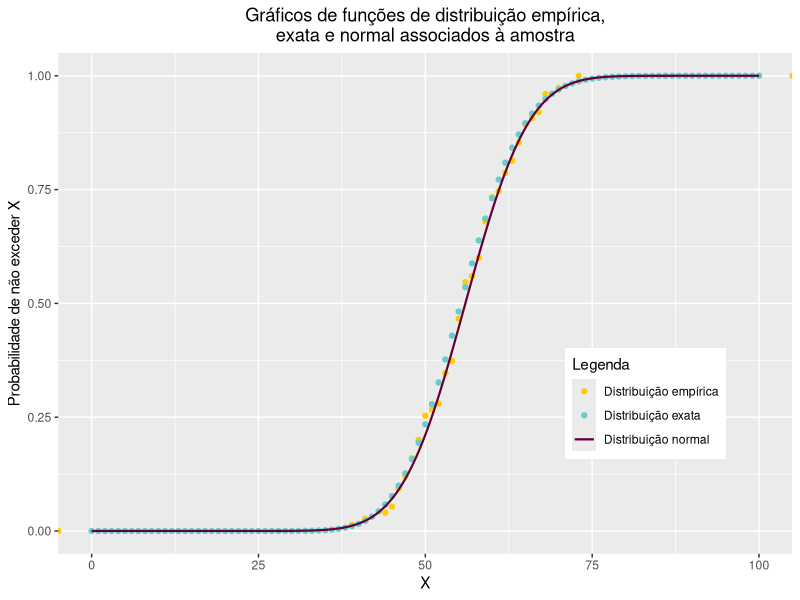

Recreate this plot in R.
## ---- chunk 1
#bilbiotecas
library(tidyverse)
library(openxlsx)
library(reshape)
## ---- chunk 2
set.seed(1211)#gerar a distribuição
x = data.frame(col1 = rpois(75, 56))
#criar a f.d. exata e a aproximada pela distribuição normal
poisson = data.frame(col1= 0:100, col2 = ppois(0:100,56))
normal = data.frame(col1= seq(0,100,by=0.1), col2 = (pnorm(seq(0,100,by=0.1), 56,
                                                           sqrt(56))))
#desenhar o grafico 
ggplot() + 
  stat_ecdf(data=x, aes(col1, color="Distribuição empírica"), geom="point") +
  #stat_ecdf(data=x, aes(col1, color="Distribuição empírica"), geom="line") +
  geom_point(data=poisson, aes(x=col1, y = col2, color="Distribuição exata"))+
  #geom_line(data=poisson, aes(x=col1, y = col2, color="Distribuição exata"), 
  #size=0.75) +
  geom_line(data=normal, aes(x = col1, y = col2, color="Distribuição normal"), 
            size=0.75)+
  labs(title = "Gráficos de funções de distribuição empírica,
exata e normal associados à amostra",x = "X",y="Probabilidade de não exceder X")+
  scale_color_manual(name ="Legenda",values = c("#FFCC00","#66CCCC","#660033"))+
  theme(plot.title = element_text(hjust = 0.5),legend.position=c(.8,.30))
